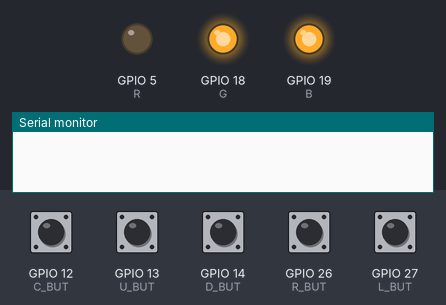
Simulated run of this sketch. Board: ESP32. On the bench: output pins drawn as LEDs (lit = HIGH), the last lines printed to the serial monitor. The inputs (shaded band) are chosen by the test bench; at power-on: GPIO 12 (C_BUT), GPIO 13 (U_BUT), GPIO 14 (D_BUT), GPIO 26 (R_BUT), GPIO 27 (L_BUT) HIGH. USB keyboard and mouse output is not drawn.

Above: at 3.8 s.
3.9 s: GPIO 12 (C_BUT) pulled LOW for 1 s
At 4.3 s:
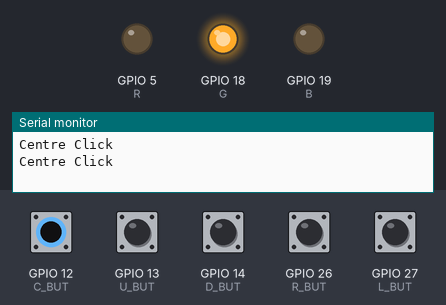
6.4 s: GPIO 13 (U_BUT) pulled LOW for 1 s
At 8.3 s:
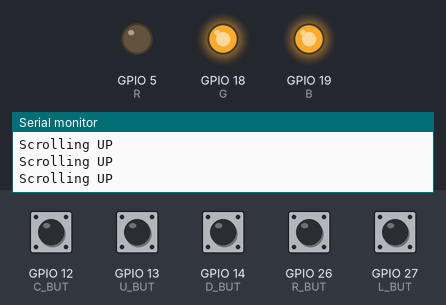
9.4 s: GPIO 14 (D_BUT) pulled LOW for 0.15 s
At 9.48 s:
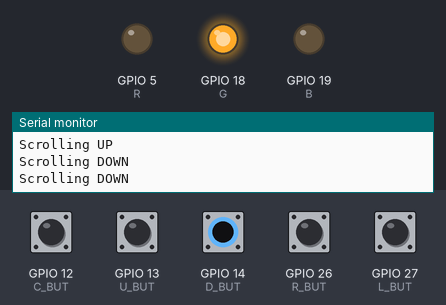
11.0 s: GPIO 26 (R_BUT) pulled LOW for 0.15 s
At 12.0 s:
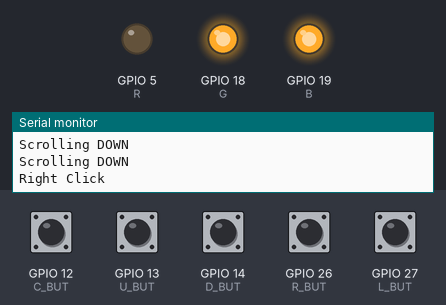
12.6 s: GPIO 27 (L_BUT) pulled LOW for 0.15 s
At 12.72 s:
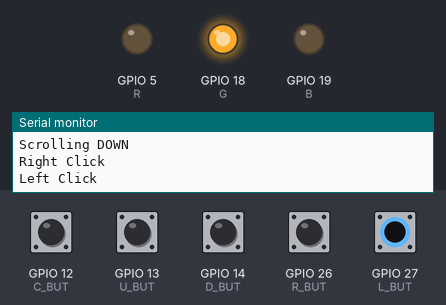
Timing chart, 0 to 15.2 s (numbered marks = the images above; inputs shaded):
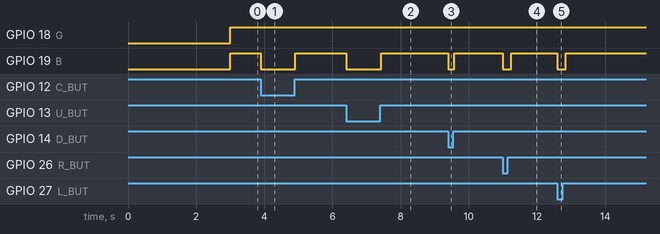

The sketch:

Blutswitch.ino
```cpp
//Include BLE Mouse library

#include <BleMouse.h>

// RBG led pin definition

#define G 18
#define B 19
#define R 5

// definition for button connected to esp32

#define U_BUT 13
#define L_BUT 27
#define C_BUT 12
#define R_BUT 26
#define D_BUT 14
// BLEMOUSE gloal declaration

BleMouse bleMouse("smouse","Espressif", 65);

bool status = true;
void setup(){
  Serial.begin(115200);

pinMode(R, OUTPUT);
pinMode(G, OUTPUT);
pinMode(B, OUTPUT);
pinMode(U_BUT, INPUT_PULLUP);
pinMode(L_BUT, INPUT_PULLUP);
pinMode(C_BUT, INPUT_PULLUP);
pinMode(R_BUT, INPUT_PULLUP);
pinMode(D_BUT, INPUT_PULLUP);

bleMouse.begin();

}
void loop()
{
if (bleMouse.isConnected())
{
  if (status == true)
  {
   digitalWrite(G, LOW);
   delay(3000);
   status = false;
   }
   digitalWrite(G, HIGH);
   mouseconnected();
}

else
{notconnected();}

}

 void notconnected()
 {
  digitalWrite(R,LOW);
  delay(500);
  digitalWrite(R,HIGH);
  delay(500);

digitalWrite(B,HIGH);
digitalWrite(G,HIGH);
status=true;

  }

  void ScrollDelay(){
    delay(57.15);
  }

  void but_pressed(){
    digitalWrite(B,LOW);
  }

void mouseconnected()
{
  if (digitalRead(U_BUT) == 0)
  {
    bleMouse.move(0, 0, 1);
   but_pressed();
   Serial.println("Scrolling UP");
  ScrollDelay();
  }
if (digitalRead(D_BUT)== 0)
   { bleMouse.move(0, 0, -1);
   but_pressed();
    Serial.println("Scrolling DOWN");
   ScrollDelay();
   }
if (digitalRead(C_BUT) == 0)
 {
  bleMouse.click(MOUSE_LEFT);
  but_pressed();
   Serial.println("Centre Click");
   delay(250);
    }

if (digitalRead(L_BUT)== 0)
   { bleMouse.click(MOUSE_RIGHT);
   but_pressed();
   Serial.println("Left Click");
   delay(250);
   }

if (digitalRead(R_BUT)== 0)
 {  bleMouse.click(MOUSE_BACK);
   but_pressed();
   Serial.println("Right Click");
    delay(250);
  }
 else {
  digitalWrite(B,HIGH);
 }
}
```

Measured:
- after the input at 3.9 s, GPIO 19 (B): HIGH → LOW at once, → HIGH 1.0 s later
- after the input at 6.4 s, GPIO 19 (B): HIGH → LOW at once, → HIGH 1.0 s later
- after the input at 9.4 s, GPIO 19 (B): HIGH → LOW at once, → HIGH 0.17 s later
- after the input at 11.0 s, GPIO 19 (B): HIGH → LOW at once, → HIGH 0.25 s later
- after the input at 12.6 s, GPIO 19 (B): HIGH → LOW at once, → HIGH 0.25 s later
